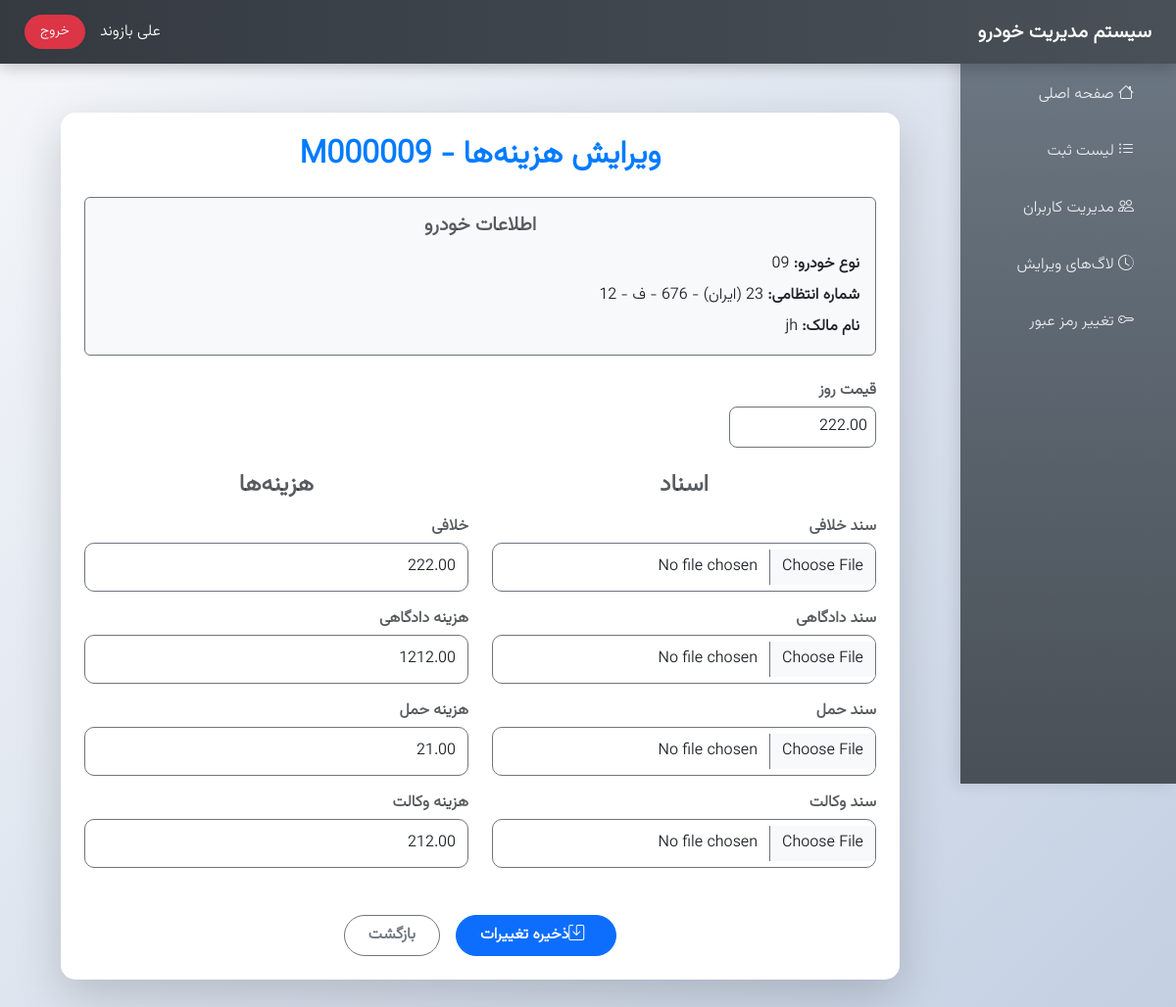
Screenshot of /edit-car-costs/M000009/ (signed in) with the database file from the repository.
### core/models.py (models this page shows, shortened)
class UserProfile(models.Model):
    user = models.OneToOneField(User, on_delete=models.CASCADE, verbose_name="کاربر")
    first_name = models.CharField(max_length=50, verbose_name="نام")
    last_name = models.CharField(max_length=50, verbose_name="نام خانوادگی")
    national_code = models.CharField(max_length=10, unique=True, verbose_name="کد ملی")  # بدون default
    phone_number = models.CharField(max_length=11, verbose_name="شماره موبایل", default="09120000000")
    must_change_password = models.BooleanField(default=True, verbose_name="باید رمز را تغییر دهد")
    class Meta:
        verbose_name = "پروفایل کاربر"
        verbose_name_plural = "پروفایل‌های کاربران"

class CarEntry(models.Model):
    parking_number = models.CharField(max_length=20, verbose_name="شماره پارکینگ")
    delivery_date = models.CharField(max_length=10, verbose_name="تاریخ تحویل")
    car_type = models.CharField(max_length=50, verbose_name="نوع خودرو")
    license_plate = models.CharField(max_length=30, verbose_name="شماره انتظامی")
    owner_name = models.CharField(max_length=100, verbose_name="نام مالک")
    engine_number = models.CharField(max_length=50, unique=True, verbose_name="شماره موتور")
    chassis_number = models.CharField(max_length=50, unique=True, verbose_name="شماره شاسی")
    has_cabin_plate = models.BooleanField(default=False, verbose_name="پلاک اتاق")
    acceptance_number = models.CharField(max_length=9, unique=True, editable=False, verbose_name="شماره پذیرش")
    accepted_by = models.CharField(max_length=100, verbose_name="مسئول پذیرش")  # نام و نام خانوادگی
    accepted_at = models.CharField(max_length=10, verbose_name="تاریخ پذیرش")
    edited_by = models.CharField(max_length=100, null=True, blank=True, verbose_name="ویرایش‌کننده")  # نام و نام خانوادگی
    driver_name = models.CharField(max_length=100, verbose_name="نام و نام خانوادگی راننده/آورنده")
    driver_license_plate = models.CharField(max_length=30, verbose_name="شماره پلاک راننده/آورنده")
    driver_phone = models.CharField(max_length=15, verbose_name="شماره تماس راننده/آورنده")

class CarCosts(models.Model):
    car = models.OneToOneField(CarEntry, on_delete=models.CASCADE, to_field='acceptance_number', verbose_name="خودرو", related_name="costs")
    daily_price = models.DecimalField(max_digits=15, decimal_places=2, verbose_name="قیمت روز")
    fine = models.DecimalField(max_digits=15, decimal_places=2, verbose_name="خلافی")
    fine_document = models.FileField(upload_to='documents/fines/', null=True, blank=True, verbose_name="سند خلافی")
    court_cost = models.DecimalField(max_digits=15, decimal_places=2, verbose_name="هزینه دادگاهی")
    court_document = models.FileField(upload_to='documents/court/', null=True, blank=True, verbose_name="سند دادگاهی")
    transport_cost = models.DecimalField(max_digits=15, decimal_places=2, verbose_name="هزینه حمل")
    transport_document = models.FileField(upload_to='documents/transport/', null=True, blank=True, verbose_name="سند حمل")
    proxy_cost = models.DecimalField(max_digits=15, decimal_places=2, verbose_name="هزینه وکالت")
    proxy_document = models.FileField(upload_to='documents/proxy/', null=True, blank=True, verbose_name="سند وکالت")
    total_cost = models.DecimalField(max_digits=15, decimal_places=2, editable=False, verbose_name="جمع کل")
    recorded_by = models.ForeignKey(User, on_delete=models.SET_NULL, null=True, verbose_name="مسئول ثبت هزینه‌ها", related_name="car_costs")
    recorded_at = models.CharField(max_length=10, verbose_name="تاریخ ثبت هزینه‌ها", null=True, blank=True)  # به شمسی

### core/views.py (the view)
# urls.py: path('edit-car-costs/<str:acceptance_number>/', views.edit_car_costs, name='edit_car_costs'),
@login_required
def edit_car_costs(request, acceptance_number):
    car = get_object_or_404(CarEntry, acceptance_number=acceptance_number)
    costs = car.costs
    if not costs:
        messages.error(request, 'هزینه‌های این خودرو هنوز ثبت نشده است.')
        return redirect('add_car_costs_step3_form', acceptance_number=car.acceptance_number)
    if request.method == 'POST':
        form = CarCostsForm(request.POST, request.FILES, instance=costs)
        if form.is_valid():
            car_costs = form.save(commit=False)
            car_costs.save()
            EditLog.objects.create(
                edit_type='CAR_COSTS',
                car_entry=car,
                edited_by=request.user
            )
            messages.success(request, 'هزینه‌های خودرو با موفقیت ویرایش شد.')
            return redirect('registration_list')
        else:
            messages.error(request, 'لطفاً خطاها را برطرف کنید.')
            print("Form errors:", form.errors)
    else:
        form = CarCostsForm(instance=costs)
    return render(request, 'core/edit_car_costs.html', {'form': form, 'car': car})

### core/templates/core/edit_car_costs.html (shortened to what this page needs)
{% extends 'core/base.html' %}
{% load static widget_tweaks %}
{% block content %}
    <div class="form-container">
        <div class="card modern-card shadow-lg animate__animated animate__fadeIn">
            <div class="card-body p-4">
                <h2 class="card-title text-center mb-4 fw-bold text-primary">ویرایش هزینه‌ها - {{ car.acceptance_number }}</h2>
                <div class="mb-4 info-section p-3 rounded">
                    <h5 class="fw-bold text-muted mb-3 text-center">اطلاعات خودرو</h5>
                    <p class="mb-2 text-end"><strong>نوع خودرو:</strong> {{ car.car_type }}</p>
                    <p class="mb-2 text-end"><strong>شماره انتظامی:</strong> {{ car.license_plate }}</p>
                    <p class="mb-0 text-end"><strong>نام مالک:</strong> {{ car.owner_name }}</p>
                </div>
                <form method="post" enctype="multipart/form-data" class="needs-validation" novalidate>
                    <div class="mb-4">
                        <label class="form-label fw-bold text-muted d-block text-end">{{ form.daily_price.label }}</label>
                        {{ form.daily_price|add_class:"form-control small-input"|attr:"required" }}
                    </div>
                    <div class="row g-4">
                        <div class="col-md-6">
                            <h4 class="mb-3 text-muted fw-bold text-center">اسناد</h4>
                            <div class="row g-3">
                                <div class="col-md-12">
                                    <label class="form-label fw-bold text-muted d-block text-end">{{ form.fine_document.label }}</label>
                                    {{ form.fine_document|add_class:"form-control modern-input"|attr:"required" }}
                                </div>
                                <div class="col-md-12">
                                    <label class="form-label fw-bold text-muted d-block text-end">{{ form.court_document.label }}</label>
                                    {{ form.court_document|add_class:"form-control modern-input"|attr:"required" }}
                                </div>
                                <div class="col-md-12">
                                    <label class="form-label fw-bold text-muted d-block text-end">{{ form.transport_document.label }}</label>
                                    {{ form.transport_document|add_class:"form-control modern-input"|attr:"required" }}
                                </div>
                                <div class="col-md-12">
                                    <label class="form-label fw-bold text-muted d-block text-end">{{ form.proxy_document.label }}</label>
                                    {{ form.proxy_document|add_class:"form-control modern-input"|attr:"required" }}
                                </div>
                            </div>
                        </div>
                        <div class="col-md-6">
                            <h4 class="mb-3 text-muted fw-bold text-center">هزینه‌ها</h4>
                            <div class="row g-3">
                                <div class="col-md-12">
                                    <label class="form-label fw-bold text-muted d-block text-end">{{ form.fine.label }}</label>
                                    {{ form.fine|add_class:"form-control modern-input"|attr:"required" }}
                                </div>
                                <div class="col-md-12">
                                    <label class="form-label fw-bold text-muted d-block text-end">{{ form.court_cost.label }}</label>
                                    {{ form.court_cost|add_class:"form-control modern-input"|attr:"required" }}
                                </div>
                                <div class="col-md-12">
                                    <label class="form-label fw-bold text-muted d-block text-end">{{ form.transport_cost.label }}</label>
                                    {{ form.transport_cost|add_class:"form-control modern-input"|attr:"required" }}
                                </div>
                                <div class="col-md-12">
                                    <label class="form-label fw-bold text-muted d-block text-end">{{ form.proxy_cost.label }}</label>
                                    {{ form.proxy_cost|add_class:"form-control modern-input"|attr:"required" }}
                                </div>
                            </div>
                        </div>
                    </div>
                    <div class="d-flex justify-content-center gap-3 mt-5">
                        <button type="submit" class="btn btn-primary modern-btn px-4 py-2">
                            <i class="bi bi-save me-2"></i>ذخیره تغییرات
                        </button>
                        <a href="{% url 'registration_list' %}" class="btn btn-outline-secondary modern-btn px-4 py-2">بازگشت</a>
                    </div>
                </form>
            </div>
        </div>
    </div>
    <link rel="stylesheet" href="https://cdnjs.cloudflare.com/ajax/libs/animate.css/4.1.1/animate.min.css">
    <link rel="stylesheet" href="https://cdn.jsdelivr.net/npm/bootstrap-icons@1.11.3/font/bootstrap-icons.min.css">
{% endblock %}

### core/templates/core/base.html (shortened to what this page needs)
<!DOCTYPE html>
<html lang="fa" dir="rtl">
<head>
    {% load static %}
    <link href="https://cdn.jsdelivr.net/npm/bootstrap@5.3.0/dist/css/bootstrap.min.css" rel="stylesheet">
    <link rel="stylesheet" href="{% static 'css/persianDatepicker-default.css' %}">
    <link rel="stylesheet" href="https://cdn.jsdelivr.net/npm/bootstrap-icons@1.11.3/font/bootstrap-icons.min.css">
</head>
<body>
    <div class="header">
        <div class="fw-bold fs-5">سیستم مدیریت خودرو</div>
        <div class="user-info">
            {% if user.is_authenticated %}
                <span class="fw-medium">
                    {{ user.userprofile.first_name|default:user.username }}
                    {{ user.userprofile.last_name|default:'' }}
                </span>
                <a href="{% url 'logout' %}" class="btn btn-sm btn-danger">خروج</a>
            {% else %}
                <a href="{% url 'login' %}" class="btn btn-sm btn-primary">ورود</a>
            {% endif %}
        </div>
    </div>
    <div class="container-fluid">
        <div class="sidebar d-lg-block" id="sidebar">
            <h4 class="text-center mb-4">منو</h4>
            <nav>
                <a href="{% url 'home' %}" class="nav-link"><i class="bi bi-house me-2"></i> صفحه اصلی</a>
                <a href="{% url 'registration_list' %}" class="nav-link"><i class="bi bi-list-ul me-2"></i> لیست ثبت</a>
                {% if user.is_superuser %}
                    <a href="{% url 'user_management' %}" class="nav-link"><i class="bi bi-people me-2"></i> مدیریت کاربران</a>
                    <a href="{% url 'edit_logs' acceptance_number='all' %}" class="nav-link"><i class="bi bi-clock-history me-2"></i> لاگ‌های ویرایش</a>
                {% endif %}
                <a href="{% url 'change_password' %}" class="nav-link"><i class="bi bi-key me-2"></i> تغییر رمز عبور</a>
            </nav>
        </div>
        <div class="content">
            {% block content %}{% endblock %}
        </div>
    </div>
</body>
</html>

### core/templates/core/edit_car_costs.html (style rules this page uses)
.modern-card { border: none; border-radius: 15px; background: #ffffff; transition: transform 0.3s ease, box-shadow 0.3s ease; }
.modern-input { border-radius: 10px; border: 1px solid #6c757d; padding: 12px; transition: border-color 0.3s ease, box-shadow 0.3s ease; width: 100%; }
.small-input { width: 150px; padding: 8px; border-radius: 8px; border: 1px solid #6c757d; }
.modern-btn { padding: 10px 25px; border-radius: 25px; font-weight: 600; transition: all 0.3s ease; }
.form-label { margin-bottom: 0.25rem; }
.text-primary { color: #007bff !important; }
.info-section { background: #f8f9fa; border: 1px solid #6c757d; border-radius: 10px; }

### rows the page displays
CarEntry: acceptance_number "M000009", car_type "09", license_plate "23 (ایران) - 676 - ف - 12", owner_name "jh"
CarCosts: daily_price "222.00", fine "222.00", court_cost "1212.00", transport_cost "21.00", proxy_cost "212.00"

### other values shown
{{ user.userprofile.first_name|default:user.username }} "علی"
{{ user.userprofile.last_name|default:'' }} "بازوند"
